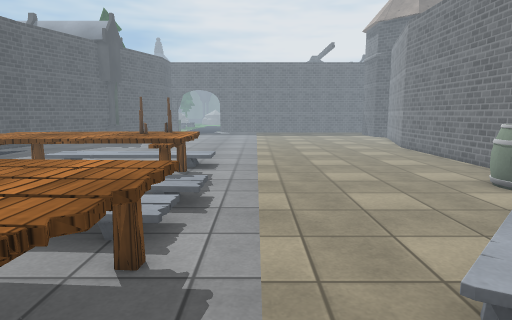
[1] (above)

18 first-person views from a walk through a 3-D level made in the Unity game engine. The camera is 1.3 m above the floor, tilts 8° down and sees 75° across. The floor is counted in squares, 0.5 m on a side. Each view is taken from the middle of a square. On the plan, view 1 faces up. The plan holds only what a view shows up to about 20 squares ahead; the rest is blank. The place goes on beyond the plan. The player is left out. Some surface patterns are stand-ins.

[2]
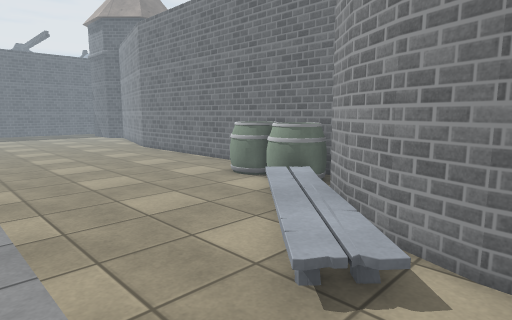

[3]
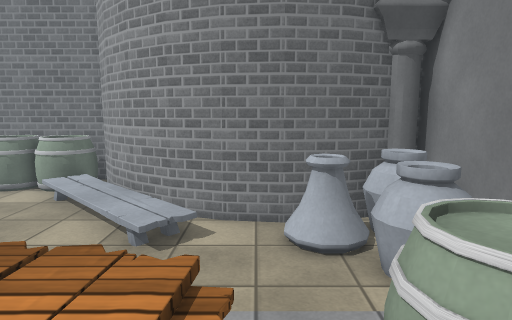

[4]
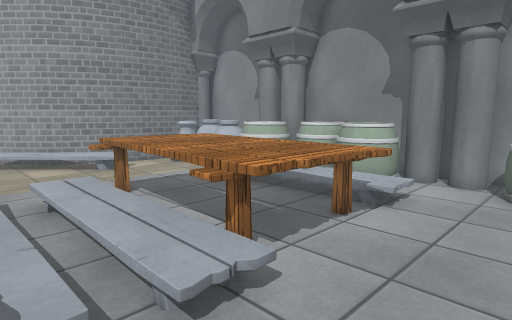

[5]
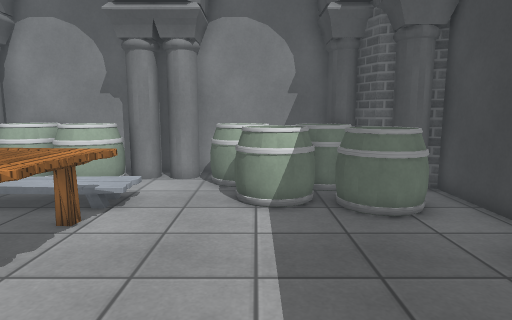

[6]
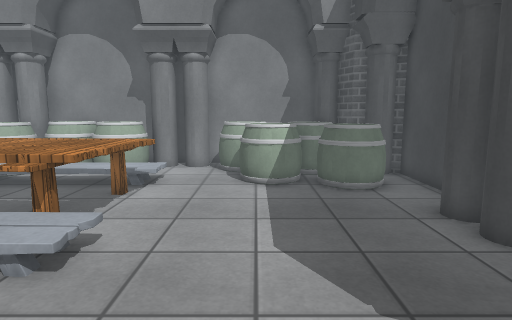

[7]
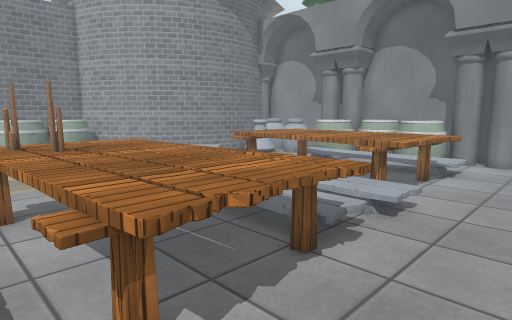

[8]
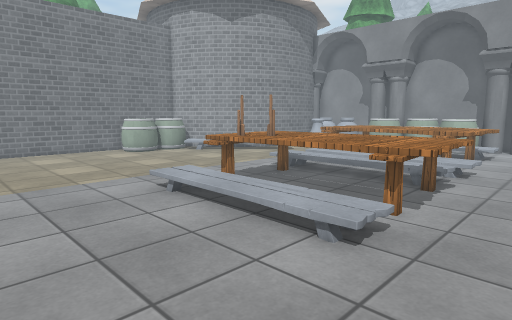

[9]
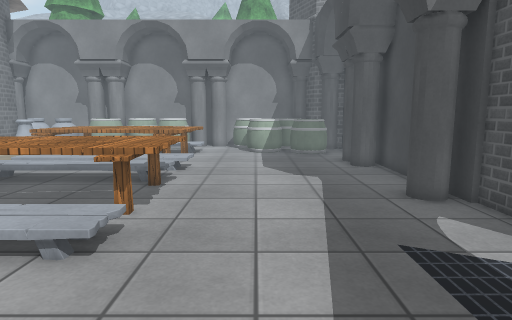

[10]
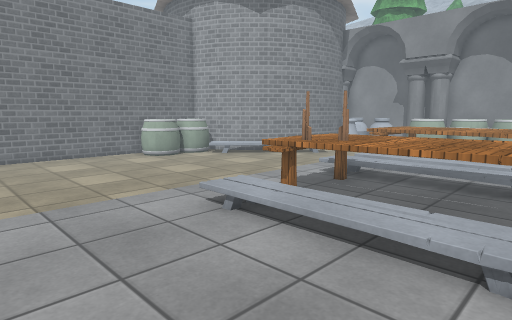

[11]
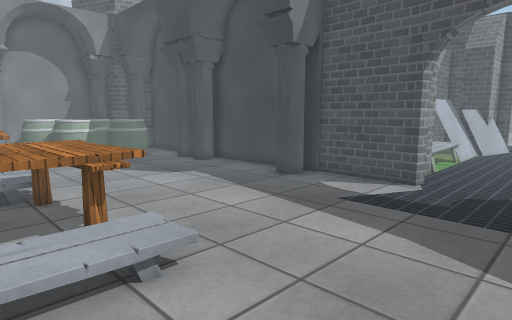

[12]
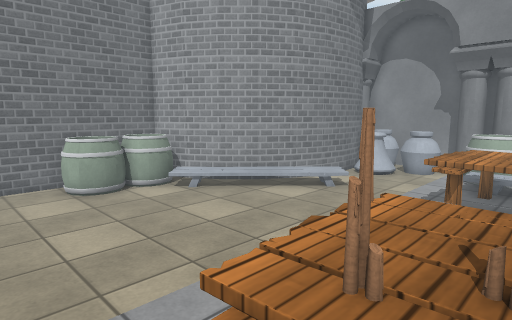

[13]
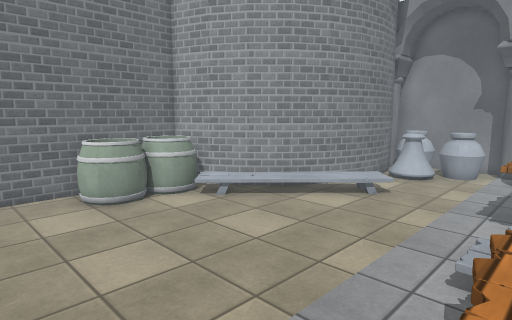

[14]
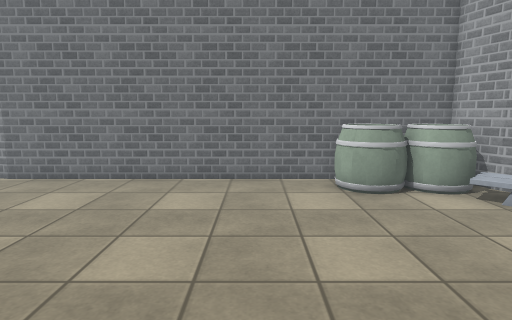

[15]
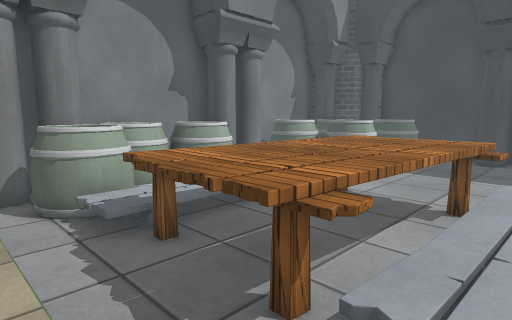

[16]
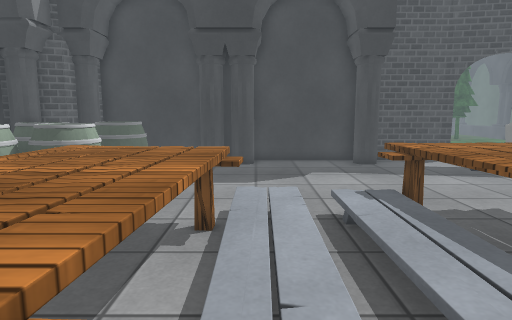

[17]
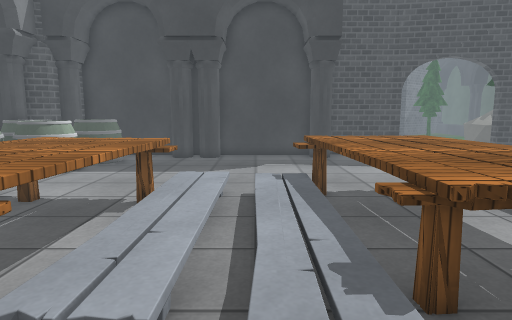

[18]
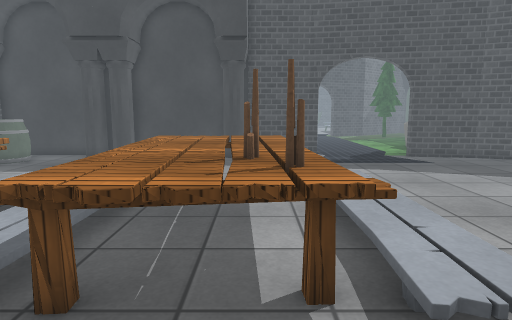

### Floor plan
Key: @ floor where view 1 was taken; # wall or solid block; . main floor; : floor 0.25 m higher than the main floor; + floor 1 m higher than the main floor; / step, stairs or slope; v drop or lower ground; T table; P pot; O other object.
Columns run from 20 left of view 1 to 12 right of it. Each row starts with its distance up from view 1.
 23  ##........           .........#
 22   .............................#
 21  ..............................#
 20 ...............................#
 19 ...............................#
 18 #..............................#
 17 # ......../:::::::/............#
 16 # ......../////////............#
 15  #.......TTTTTTTTT.............##
 14  #........TTTTTTOTT............##
 13  ##.......TTTTTTTTT..........OOO#
 12  ##.......TT+TTTTTT..........O O#
 11  #........v//TTTTT/..........OOO#
 10  #.........////////..........OOO#
  9  #.........////////........./OOO#
  8  #......../////////........///###
  7  ##.......//://////.......//###
  6  ##........T++TTTTT......//##
  5  ##........++++TTTTT....//##
  4  ##........++vv++++T...///#
  3  #........T++++++++T...//##
  2  #.OO.....TT.+++v+T......#
  1  #OOOOOO...:::::::/......#
  0  # OOOOOO..:::::///.@..PP#
 -1  ## O OO.....O...OOO.PPPP#
 -2  ##OOOOOOO..OOOOOOOO.PP P##
 -3   ##OOOOOO###OOO O###PPPPP#
 -4    ##  OO####O OOO###   PP#
 -5     #######################

Where each view was taken, in squares from view 1:
view 1: 0 up, 0 right, facing up
view 2: 1 up, 1 left, facing up-right
view 3: 1 up, 5 left, facing right
view 4: 10 up, 13 left, facing down-right
view 5: 10 up, 13 left, facing down
view 6: 13 up, 13 left, facing down
view 7: 16 up, 13 left, facing down-right
view 8: 23 up, 13 left, facing down-right
view 9: 23 up, 13 left, facing down
view 10: 23 up, 10 left, facing down-right
view 11: 22 up, 7 left, facing down-left
view 12: 17 up, 5 left, facing down-right
view 13: 17 up, 3 left, facing down-right
view 14: 16 up, 2 left, facing right
view 15: 8 up, 1 right, facing down-left
view 16: 7 up, 1 left, facing left
view 17: 9 up, 1 right, facing left
view 18: 14 up, 1 right, facing left
